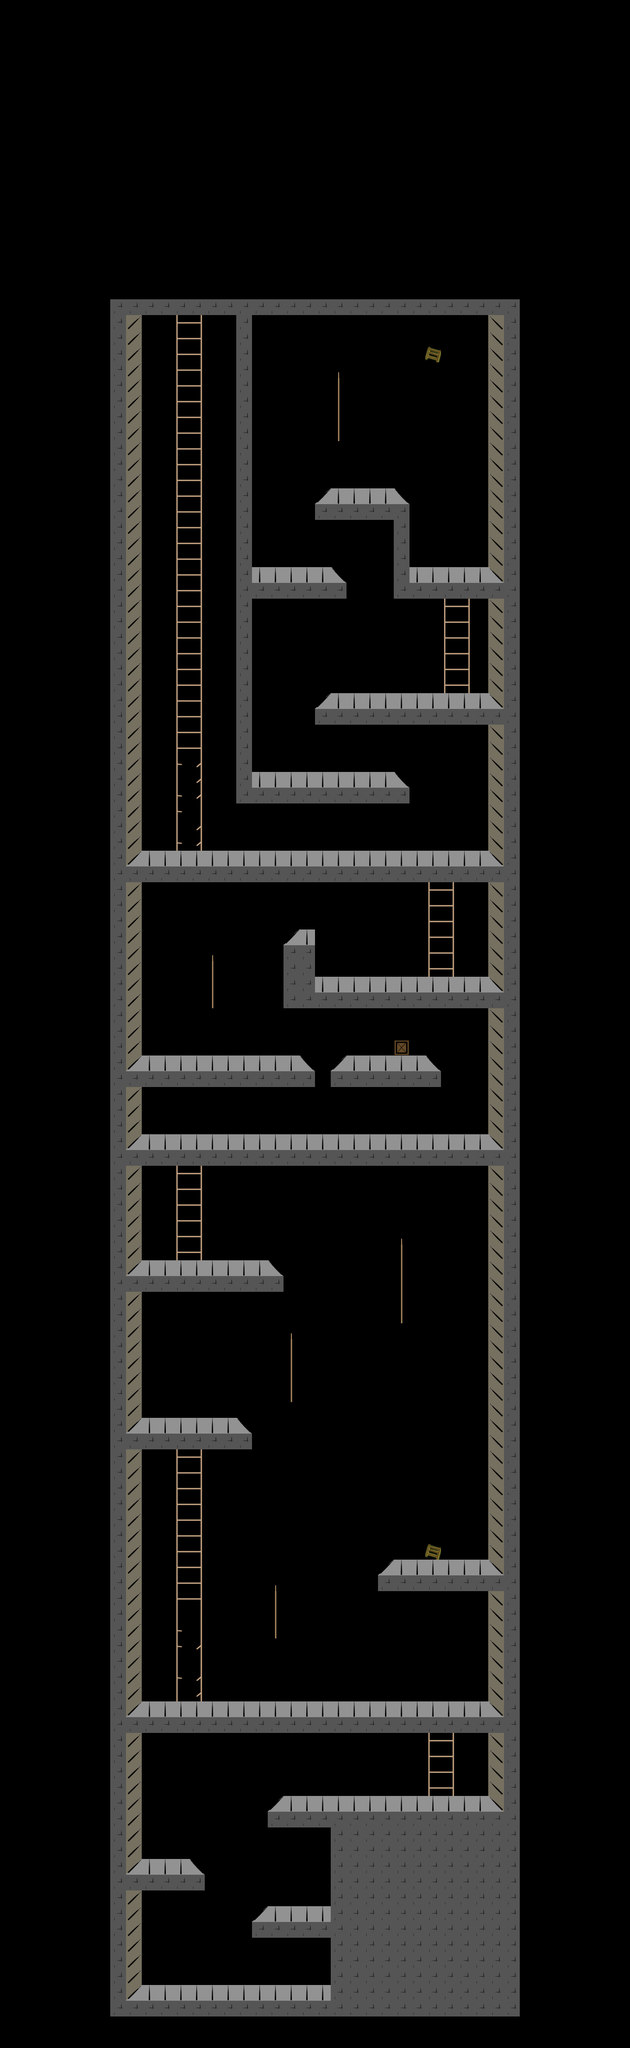

The image is a tile-based game level rendered from a .tmx file. Its description and source (layers, tilesets, objects; grid data summarised) follow:
An orthogonal 40x130 tile map with 32x32 px tiles, 2 tile layers (Tower, Interactuable).

<map version="1.5" tiledversion="1.7.2" orientation="orthogonal" renderorder="right-down" width="40" height="130" tilewidth="32" tileheight="32" infinite="0" nextlayerid="3" nextobjectid="1">
 <editorsettings>
  <export target="../../../tile/torre_3.json" format="json" />
 </editorsettings>
 <tileset firstgid="1" name="atlas" tilewidth="32" tileheight="32" tilecount="26" columns="13">
  <image source="atlas.png" width="416" height="64" />
  <tile id="0">
   <properties>
    <property name="collides" type="bool" value="false" />
   </properties>
  </tile>
  <tile id="1">
   <properties>
    <property name="collides" type="bool" value="false" />
   </properties>
  </tile>
  <tile id="2">
   <properties>
    <property name="collides" type="bool" value="false" />
   </properties>
  </tile>
  <tile id="3">
   <properties>
    <property name="collides" type="bool" value="false" />
   </properties>
  </tile>
  <tile id="4">
   <properties>
    <property name="collides" type="bool" value="false" />
   </properties>
  </tile>
  <tile id="5">
   <properties>
    <property name="collides" type="bool" value="false" />
   </properties>
  </tile>
  <tile id="6">
   <properties>
    <property name="collides" type="bool" value="true" />
    <property name="type" value="ladder" />
   </properties>
  </tile>
  <tile id="7">
   <properties>
    <property name="collides" type="bool" value="true" />
    <property name="type" value="ladder" />
   </properties>
  </tile>
  <tile id="8">
   <properties>
    <property name="collides" type="bool" value="false" />
   </properties>
  </tile>
  <tile id="9">
   <properties>
    <property name="collides" type="bool" value="false" />
   </properties>
  </tile>
  <tile id="10">
   <properties>
    <property name="collides" type="bool" value="false" />
   </properties>
  </tile>
  <tile id="11">
   <properties>
    <property name="collides" type="bool" value="true" />
   </properties>
  </tile>
  <tile id="12">
   <properties>
    <property name="collides" type="bool" value="true" />
   </properties>
  </tile>
  <tile id="13">
   <properties>
    <property name="collides" type="bool" value="false" />
   </properties>
  </tile>
  <tile id="14">
   <properties>
    <property name="collides" type="bool" value="true" />
   </properties>
  </tile>
  <tile id="15">
   <properties>
    <property name="collides" type="bool" value="true" />
   </properties>
  </tile>
  <tile id="16">
   <properties>
    <property name="collides" type="bool" value="true" />
   </properties>
  </tile>
  <tile id="17">
   <properties>
    <property name="collides" type="bool" value="true" />
   </properties>
  </tile>
  <tile id="18">
   <properties>
    <property name="collides" type="bool" value="true" />
   </properties>
  </tile>
  <tile id="19">
   <properties>
    <property name="collides" type="bool" value="true" />
   </properties>
  </tile>
  <tile id="20">
   <properties>
    <property name="collides" type="bool" value="false" />
   </properties>
  </tile>
  <tile id="21">
   <properties>
    <property name="collides" type="bool" value="false" />
   </properties>
  </tile>
 </tileset>
 <layer id="1" name="Tower" width="40" height="130">
  <data>[5200 cells, 1006 non-empty, 8 distinct tile ids]</data>
 </layer>
 <layer id="2" name="Interactuable" width="40" height="130">
  <data>[5200 cells, 171 non-empty, 10 distinct tile ids]</data>
 </layer>
</map>